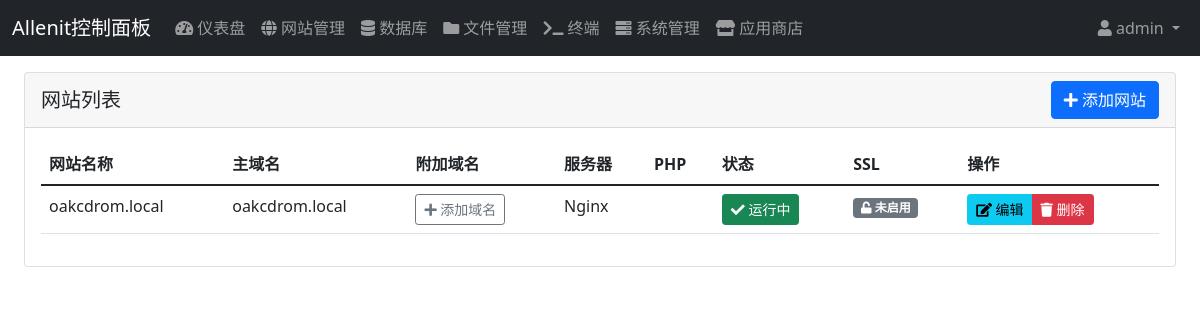
/websites/ (signed in), run on the app's committed database.
### websites/models.py (models this page shows, shortened)
class Website(models.Model):
    SERVER_TYPES = (
        ('nginx', 'Nginx'),
        ('apache', 'Apache'),
    )
    SSL_PROVIDERS = (
        ('none', '不使用 SSL'),
        ('cloudflare', 'Cloudflare'),
        ('letsencrypt', "Let's Encrypt"),
    )
    user = models.ForeignKey(
        User,
        on_delete=models.CASCADE,
        null=True,  # 允许为空
        default=1,  # 设置默认值为ID为1的用户
        verbose_name='用户'
    )
    name = models.CharField(_('网站名称'), max_length=100)
    domain = models.CharField(max_length=100, unique=True, verbose_name='域名')
    server_type = models.CharField(
        _('服务器类型'),
        max_length=10,
        choices=SERVER_TYPES,
        default='nginx'
    )
    php_version = models.CharField(max_length=10, blank=True, null=True, verbose_name='PHP版本')
    status = models.BooleanField(_('运行状态'), default=False)
    ssl_enabled = models.BooleanField(_('SSL状态'), default=False)
    ssl_provider = models.CharField(
        _('SSL 提供商'),
        max_length=20,
        choices=SSL_PROVIDERS,
        default='none'
    )
    ssl_certificate_path = models.CharField(
        _('SSL 证书路径'),
        max_length=255,
        blank=True,
        null=True
    )
    ssl_key_path = models.CharField(
        _('SSL 私钥路径'),
        max_length=255,
        blank=True,
        null=True
    )
    created_at = models.DateTimeField(auto_now_add=True)
    updated_at = models.DateTimeField(auto_now=True)
    port = models.IntegerField(default=80, verbose_name='端口')
    path = models.CharField(max_length=255, blank=True, null=True, verbose_name='网站路径')
    nginx_config_path = models.CharField(max_length=255, null=True, blank=True)
    class Meta:
        verbose_name = _('网站')
        verbose_name_plural = _('网站')
        ordering = ['-created_at']

### websites/views.py (the view)
# urls.py: path('', views.website_list, name='website_list'),
@login_required
def website_list(request):
    websites = Website.objects.all()
    return render(request, 'websites/list.html', {'websites': websites})

### templates/websites/list.html (shortened to what this page needs)
{% extends "base.html" %}
{% block content %}
<div class="container-fluid">
    <div class="row">
        <div class="col-12">
            <div class="card">
                <div class="card-header d-flex justify-content-between align-items-center">
                    <h5 class="card-title mb-0">网站列表</h5>
                    <a href="{% url 'website_create' %}" class="btn btn-primary">
                        <i class="fas fa-plus"></i> 添加网站
                    </a>
                </div>
                <div class="card-body">
                    <div class="table-responsive">
                        <table class="table">
                            <thead>
                                <tr>
                                    <th>网站名称</th>
                                    <th>主域名</th>
                                    <th>附加域名</th>
                                    <th>服务器</th>
                                    <th>PHP</th>
                                    <th>状态</th>
                                    <th>SSL</th>
                                    <th>操作</th>
                                </tr>
                            </thead>
                            <tbody>
                                {% for website in websites %}
                                <tr>
                                    <td>{{ website.name }}</td>
                                    <td>{{ website.domain }}</td>
                                    <td>
                                        <a href="{% url 'domain_add' website.id %}" class="btn btn-sm btn-outline-secondary">
                                            <i class="fas fa-plus"></i> 添加域名
                                        </a>
                                    </td>
                                    <td>{{ website.get_server_type_display }}</td>
                                    <td>{{ website.get_php_version_display }}</td>
                                    <td>
                                        <form method="post" action="{% url 'website_toggle' website.id %}" style="display: inline;">
                                            <button type="submit" class="btn btn-sm {% if website.status %}btn-success{% else %}btn-danger{% endif %}">
                                                {% if website.status %}
                                                <i class="fas fa-check"></i> 运行中
                                                {% else %}
                                                <i class="fas fa-times"></i> 已停止
                                                {% endif %}
                                            </button>
                                        </form>
                                    </td>
                                    <td>
                                        <span class="badge {% if website.ssl_enabled %}bg-success{% else %}bg-secondary{% endif %}">
                                            {% if website.ssl_enabled %}
                                            <i class="fas fa-lock"></i> 已启用
                                            {% else %}
                                            <i class="fas fa-unlock"></i> 未启用
                                            {% endif %}
                                        </span>
                                    </td>
                                    <td>
                                        <div class="btn-group">
                                            <a href="{% url 'website_edit' website.id %}" class="btn btn-sm btn-info">
                                                <i class="fas fa-edit"></i> 编辑
                                            </a>
                                            <a href="{% url 'website_delete' website.id %}" class="btn btn-sm btn-danger">
                                                <i class="fas fa-trash"></i> 删除
                                            </a>
                                        </div>
                                    </td>
                                </tr>
                                {% empty %}
                                <tr>
                                    <td colspan="8" class="text-center">暂无网站</td>
                                </tr>
                                {% endfor %}
                            </tbody>
                        </table>
                    </div>
                </div>
            </div>
        </div>
    </div>
</div>
{% endblock %}

### templates/base.html (shortened to what this page needs)
<!DOCTYPE html>
<html lang="zh-CN">
<head>
    <link href="https://cdn.jsdelivr.net/npm/bootstrap@5.1.3/dist/css/bootstrap.min.css" rel="stylesheet">
    <link href="https://cdn.jsdelivr.net/npm/@fortawesome/fontawesome-free@5.15.4/css/all.min.css" rel="stylesheet">
</head>
<body>
    <nav class="navbar navbar-expand-lg navbar-dark bg-dark">
        <div class="container-fluid">
            <a class="navbar-brand" href="{% url 'dashboard' %}">Allenit控制面板</a>
            <div class="collapse navbar-collapse" id="navbarNav">
                <ul class="navbar-nav">
                    <li class="nav-item">
                        <a class="nav-link" href="{% url 'dashboard' %}">
                            <i class="fas fa-tachometer-alt"></i> 仪表盘
                        </a>
                    </li>
                    <li class="nav-item">
                        <a class="nav-link" href="{% url 'website_list' %}">
                            <i class="fas fa-globe"></i> 网站管理
                        </a>
                    </li>
                    <li class="nav-item">
                        <a class="nav-link" href="{% url 'database_list' %}">
                            <i class="fas fa-database"></i> 数据库
                        </a>
                    </li>
                    <li class="nav-item">
                        <a class="nav-link" href="{% url 'file_manager' %}">
                            <i class="fas fa-folder"></i> 文件管理
                        </a>
                    </li>
                    <li class="nav-item">
                        <a class="nav-link {% if request.resolver_match.namespace == 'terminal' %}active{% endif %}" href="{% url 'terminal:index' %}">
                            <i class="fas fa-terminal"></i> 终端
                        </a>
                    </li>
                    <li class="nav-item">
                        <a class="nav-link" href="{% url 'system_status' %}">
                            <i class="fas fa-server"></i> 系统管理
                        </a>
                    </li>
                    <li class="nav-item">
                        <a class="nav-link" href="{% url 'app_store' %}">
                            <i class="fas fa-store"></i> 应用商店
                        </a>
                    </li>
                </ul>
                <ul class="navbar-nav ms-auto">
                    {% if user.is_authenticated %}
                    <li class="nav-item dropdown">
                        <a class="nav-link dropdown-toggle" href="#" id="navbarDropdown" role="button" data-bs-toggle="dropdown">
                            <i class="fas fa-user"></i> {{ user.username }}
                        </a>
                    </li>
                    {% else %}
                    <li class="nav-item">
                        <a class="nav-link" href="{% url 'login' %}">登录</a>
                    </li>
                    {% endif %}
                </ul>
            </div>
        </div>
    </nav>
    <div class="container-fluid py-3">
        {% block content %}{% endblock %}
    </div>
</body>
</html>

### data on the page
Website: name "oakcdrom.local", domain "oakcdrom.local", server_type "Nginx", status True (drawn), ssl_enabled False (drawn)

### other printed values
{{ user.username }} "admin"
